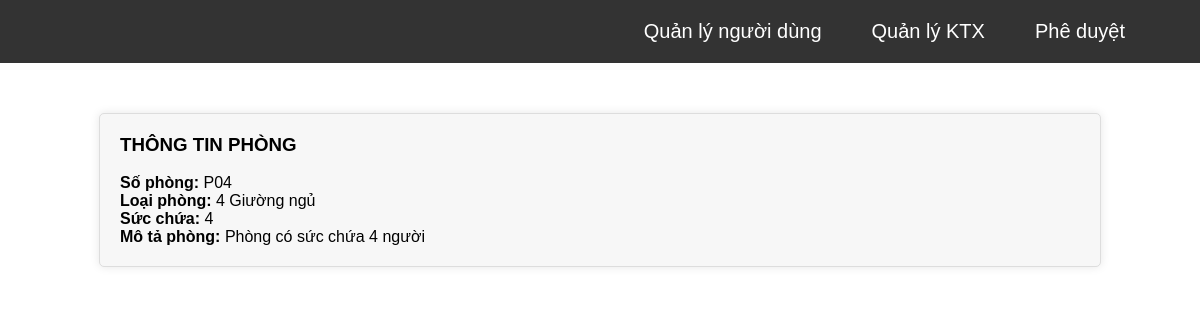
The app's page /room_details/details_room.php?room_id=1 with its own data.
### tables this page shows
CREATE TABLE `room_form` (
  `room_id` int(100) NOT NULL,
  `room_type` varchar(255) NOT NULL,
  `room_capacity` varchar(255) NOT NULL,
  `room_description` varchar(255) NOT NULL,
  `room_price` varchar(255) NOT NULL,
  `room_number` varchar(255) NOT NULL
);

### room_details/details_room.php (the view, shortened to what this page needs)
<?php
@include 'config.php';
$room_id = mysqli_real_escape_string($conn, $_GET['room_id']);
$Query = "SELECT * FROM room_form WHERE room_id = '$room_id'";
$result = mysqli_query($conn, $Query);
if (mysqli_num_rows($result) > 0) {
    $room = mysqli_fetch_assoc($result);
} else {
    die("Không tìm thấy thông tin phòng.");
}
?>
<!DOCTYPE html>
<html lang="en">
<head>
    <link rel="stylesheet" href="../../KTX/css/room.css">
</head>
<body>
    <?php include '../../KTX/navbar/adminnavbar.php'; ?>
    <div class="dashboard-container">
        <h3>THÔNG TIN PHÒNG</h3>
        <br>
        <div class="room-details">
            <p><strong>Số phòng:</strong> <?php echo $room['room_number']; ?></p>
            <p><strong>Loại phòng:</strong> <?php echo $room['room_type']; ?></p>
            <p><strong>Sức chứa:</strong> <?php echo $room['room_capacity']; ?></p>
            <p><strong>Mô tả phòng:</strong> <?php echo $room['room_description']; ?></p>
        </div>
    </div>
</body>
</html>

### css/room.css (style rules this page uses)
.dashboard-container { width: 80%; margin: 0 auto; padding: 20px; margin-top: 50px; background-color: #f7f7f7; border: 1px solid #ddd; box-shadow: 0px 0px 10px rgba(0, 0, 0, 0.1); border-radius: 5px; }

### css/admin_navbar.css (style rules this page uses)
* { padding: 0; margin: 0; font-family: 'Poppins', sans-serif; }

### records on screen
room_form: room_number "P04", room_type "4 Giường ngủ", room_capacity "4", room_description "Phòng có sức chứa 4 người"
